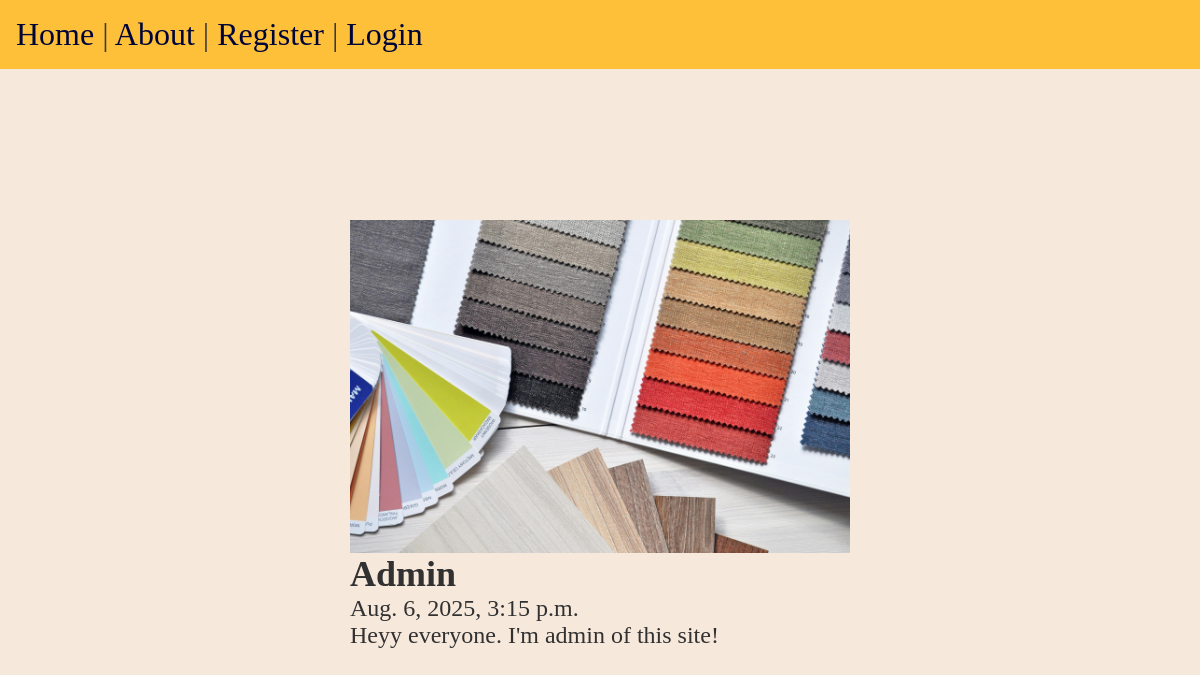
Page /posts/admin-post1 on the committed database.
### posts/models.py (models this page shows, shortened)
class Post(models.Model):
    title = models.CharField(max_length=75)
    body = models.TextField()
    slug = models.SlugField()
    date = models.DateTimeField(auto_now_add=True)
    banner = models.ImageField(default='fallback.png', blank=True)
    author = models.ForeignKey(User, on_delete=models.CASCADE, default=None)

### posts/views.py (the view)
# urls.py: path('<slug:slug>', views.post_page, name='page'),
def post_page(request, slug):
    post = Post.objects.get(slug=slug)
    return render(request, 'posts/post_page.html', {'post':post})

### posts/templates/posts/post_page.html (shortened to what this page needs)
{% extends "layout.html" %}
{% block content %}
    <section>
        <img class="banner"
            src="{{ post.banner.url }}"
            alt = "{{ post.title }}"/>
        <h1>{{ post.title }}</h1>
        <p>{{post.date}}</p>
        <p>{{post.body}}</p>
    </section>
{% endblock %}

### static/css/style.css (style rules this page uses)
* { margin: 0; padding: 0; box-sizing: border-box; }
body { min-height: 100vh; display: flex; flex-flow: column; font-size: 1.5rem; background-color: rgb(247, 232, 220); color: rgb(49, 49, 49); }
h1, h2, h3, h4, h5, h6, p { text-align: left; }
.banner { display: block; width: 100%; max-width: 500px; }

### rows in the picture
Post: banner (picture), title "Admin", date "Aug. 6, 2025, 3:15 p.m.", body "Heyy everyone. I'm admin of this site!"
